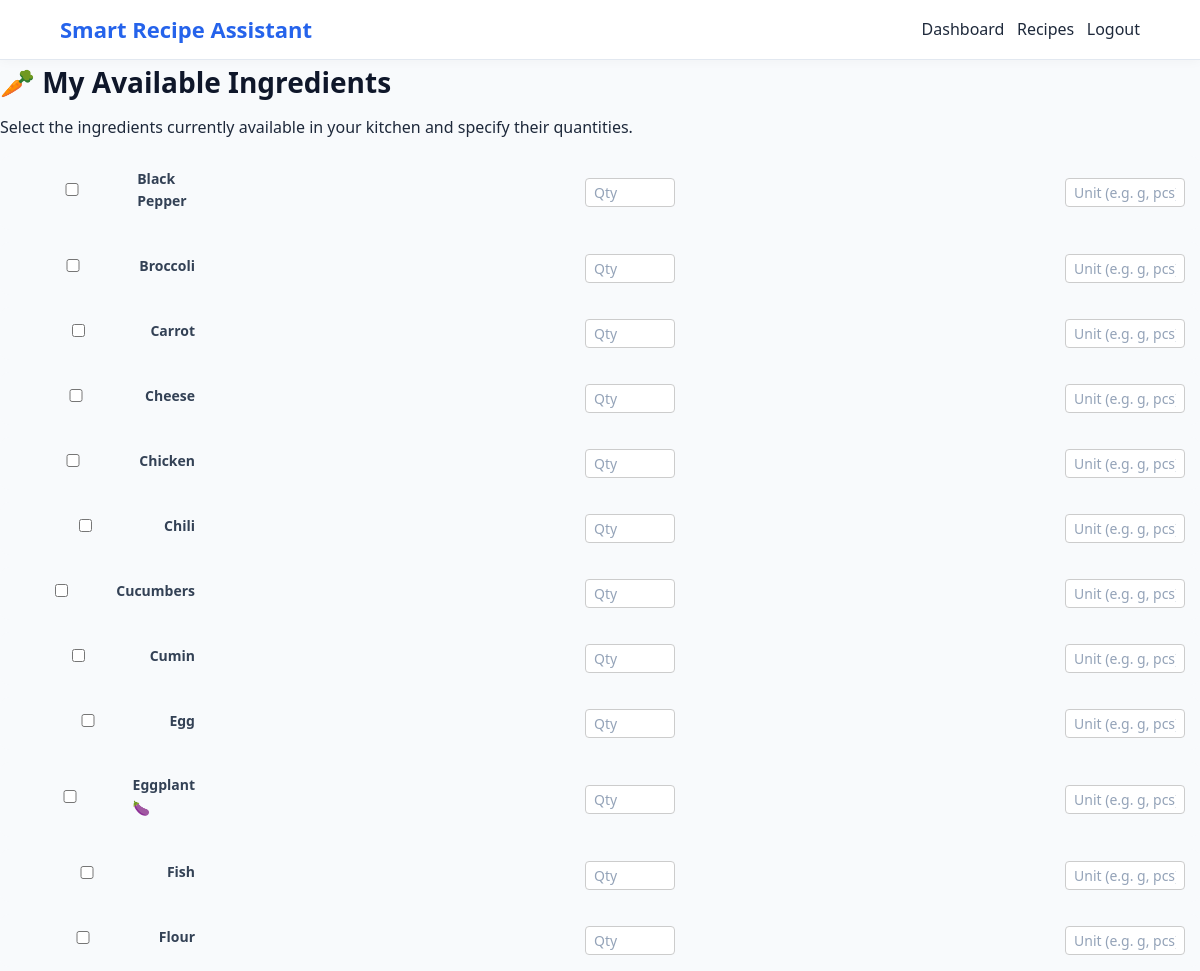
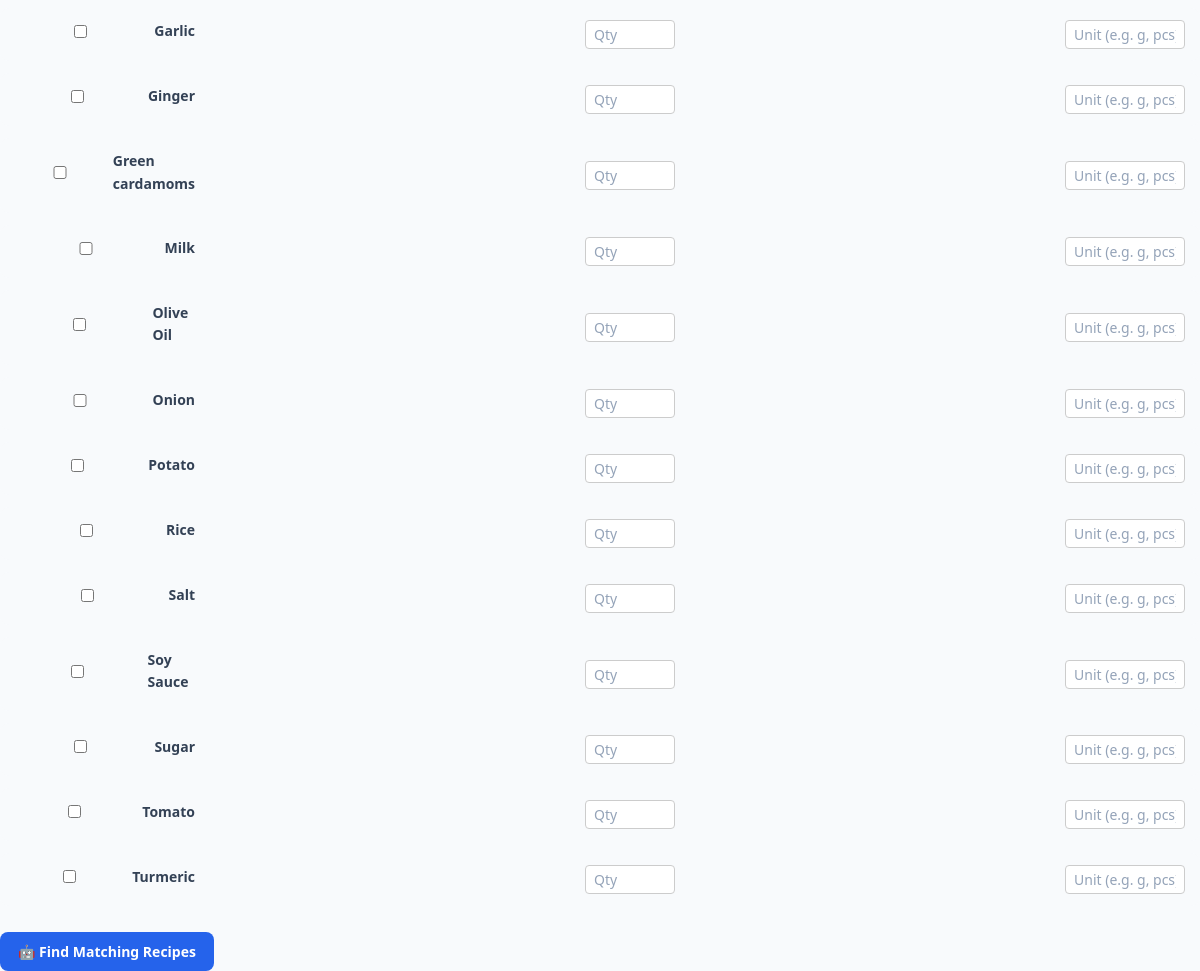
/my-ingredients (signed in), run on an earlier commit of the app's database (2 pictures, top to bottom).
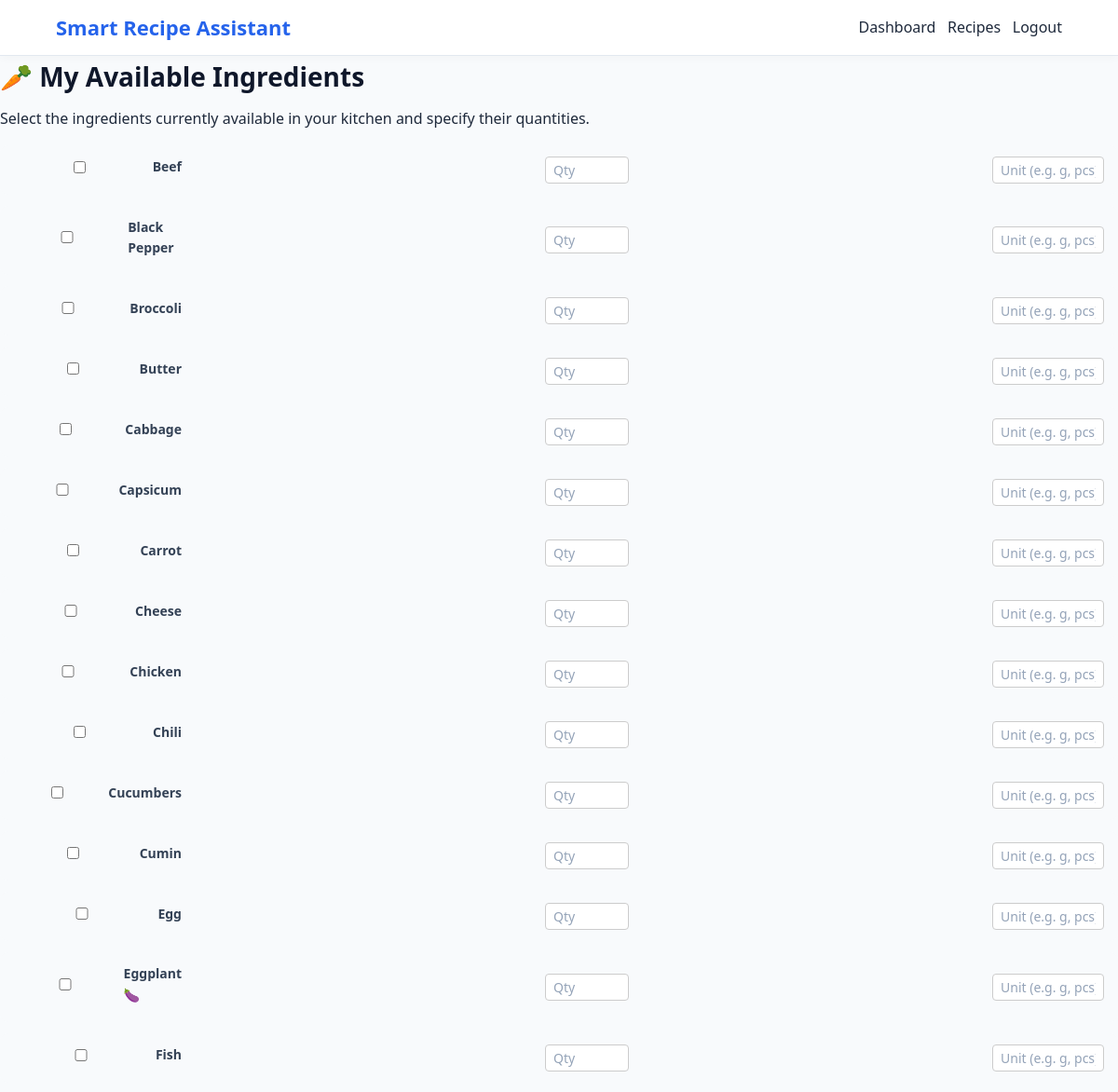
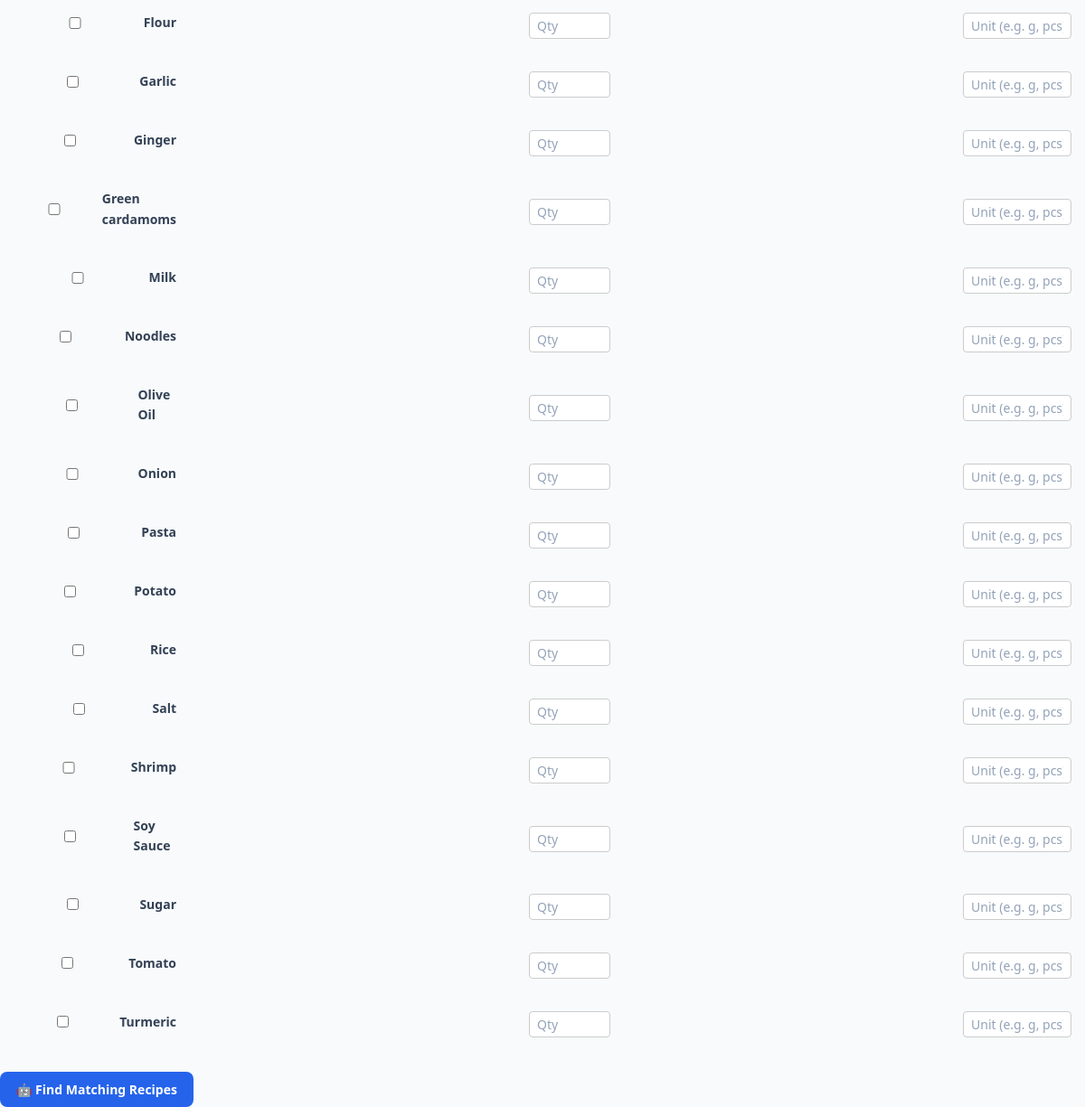
And on a later commit of the database (2 pictures, top to bottom).
### tables this page shows
CREATE TABLE Ingredients (
    IngredientID INTEGER PRIMARY KEY AUTOINCREMENT,
    Name TEXT NOT NULL UNIQUE,
    Category TEXT
);

### app.py (the view, shortened to what this page needs)
@app.route("/my-ingredients", methods=["GET", "POST"])
def my_ingredients():
    if "user_id" not in session:
        return redirect(url_for("login"))
    connection = get_db_connection()
    ingredients = connection.execute("""
        SELECT *
        FROM Ingredients
        ORDER BY Name
    """).fetchall()
    connection.close()
    return render_template(
        "my_ingredients.html",
        ingredients=ingredients
    )

### database.py (called while the page is built)
def get_db_connection():
    connection = sqlite3.connect(DATABASE)
    connection.row_factory = sqlite3.Row
    connection.execute("PRAGMA foreign_keys = ON")
    return connection

### templates/my_ingredients.html (shortened to what this page needs)
<!DOCTYPE html>
<html lang="en">
<head>
    <link
        rel="stylesheet"
        href="{{ url_for(
            'static',
            filename='css/style.css'
        ) }}"
    >
</head>
<body>
<nav class="navbar">
    <h2>
        Smart Recipe Assistant
    </h2>
    <div>
        <a href="{{ url_for('dashboard') }}">
            Dashboard
        </a>
        <a href="{{ url_for('recipes') }}">
            Recipes
        </a>
        <a href="{{ url_for('logout') }}">
            Logout
        </a>
    </div>
</nav>
<div class="dashboard">
    <h1>
        🥕 My Available Ingredients
    </h1>
    <p>
        Select the ingredients currently available in your kitchen and specify their quantities.
    </p>
    <form
        method="POST"
        action="{{ url_for('my_ingredients') }}"
    >
        <div class="ingredient-grid" style="display: flex; flex-direction: column; gap: 12px;">
            {% for ingredient in ingredients %}
                <div class="ingredient-item" style="display: flex; align-items: center; gap: 10px;">
                    <label style="min-width: 180px; display: flex; align-items: center; gap: 8px;">
                        <input
                            type="checkbox"
                            name="ingredients"
                            value="{{ ingredient['IngredientID'] }}"
                            id="ing_{{ ingredient['IngredientID'] }}"
                        >
                        <span>{{ ingredient["Name"] }}</span>
                    </label>
                    <input
                        type="number"
                        step="any"
                        name="quantity_{{ ingredient['IngredientID'] }}"
                        placeholder="Qty"
                        style="width: 90px; padding: 4px 8px; border: 1px solid #ccc; border-radius: 4px;"
                    >
                    <input
                        type="text"
                        name="unit_{{ ingredient['IngredientID'] }}"
                        placeholder="Unit (e.g. g, pcs)"
                        style="width: 120px; padding: 4px 8px; border: 1px solid #ccc; border-radius: 4px;"
                    >
                </div>
            {% endfor %}
        </div>
        <br>
        <button type="submit">
            🤖 Find Matching Recipes
        </button>
    </form>
</div>
</body>
</html>

What changed in the data, as far as the page shows it:
added Ingredients: Name "Beef"
added Ingredients: Name "Butter"
added Ingredients: Name "Cabbage"
added Ingredients: Name "Capsicum"
added Ingredients: Name "Noodles"
added Ingredients: Name "Pasta"
added Ingredients: Name "Shrimp"
